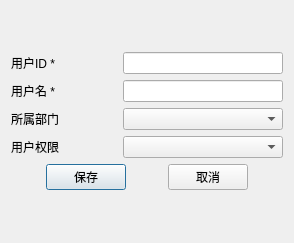
<?xml version="1.0" encoding="UTF-8"?>
<ui version="4.0">
 <class>UserInfoPop</class>
 <widget class="QDialog" name="UserInfoPop">
  <property name="geometry">
   <rect>
    <x>0</x>
    <y>0</y>
    <width>294</width>
    <height>243</height>
   </rect>
  </property>
  <property name="windowTitle">
   <string>Dialog</string>
  </property>
  <layout class="QVBoxLayout" name="verticalLayout_2">
   <item>
    <layout class="QVBoxLayout" name="verticalLayout" stretch="1,1,1,1,1">
     <item>
      <layout class="QHBoxLayout" name="horizontalLayout_2" stretch="2,3">
       <item>
        <widget class="QLabel" name="label">
         <property name="text">
          <string>用户ID *</string>
         </property>
        </widget>
       </item>
       <item>
        <widget class="QLineEdit" name="le_id"/>
       </item>
      </layout>
     </item>
     <item>
      <layout class="QHBoxLayout" name="horizontalLayout" stretch="2,3">
       <item>
        <widget class="QLabel" name="label_2">
         <property name="text">
          <string>用户名 *</string>
         </property>
        </widget>
       </item>
       <item>
        <widget class="QLineEdit" name="le_name"/>
       </item>
      </layout>
     </item>
     <item>
      <layout class="QHBoxLayout" name="horizontalLayout_4" stretch="2,3">
       <item>
        <widget class="QLabel" name="label_3">
         <property name="text">
          <string>所属部门</string>
         </property>
        </widget>
       </item>
       <item>
        <widget class="QComboBox" name="cm_dept"/>
       </item>
      </layout>
     </item>
     <item>
      <layout class="QHBoxLayout" name="horizontalLayout_7" stretch="2,3">
       <item>
        <widget class="QLabel" name="label_6">
         <property name="text">
          <string>用户权限</string>
         </property>
        </widget>
       </item>
       <item>
        <widget class="QComboBox" name="cm_kind"/>
       </item>
      </layout>
     </item>
     <item>
      <layout class="QHBoxLayout" name="horizontalLayout_3" stretch="1,1,1,1,1">
       <item>
        <spacer name="horizontalSpacer_3">
         <property name="orientation">
          <enum>Qt::Horizontal</enum>
         </property>
         <property name="sizeHint" stdset="0">
          <size>
           <width>40</width>
           <height>20</height>
          </size>
         </property>
        </spacer>
       </item>
       <item>
        <widget class="QPushButton" name="save_btn">
         <property name="text">
          <string>保存</string>
         </property>
        </widget>
       </item>
       <item>
        <spacer name="horizontalSpacer_2">
         <property name="orientation">
          <enum>Qt::Horizontal</enum>
         </property>
         <property name="sizeHint" stdset="0">
          <size>
           <width>40</width>
           <height>20</height>
          </size>
         </property>
        </spacer>
       </item>
       <item>
        <widget class="QPushButton" name="cancle_btn">
         <property name="text">
          <string>取消</string>
         </property>
        </widget>
       </item>
       <item>
        <spacer name="horizontalSpacer">
         <property name="orientation">
          <enum>Qt::Horizontal</enum>
         </property>
         <property name="sizeHint" stdset="0">
          <size>
           <width>40</width>
           <height>20</height>
          </size>
         </property>
        </spacer>
       </item>
      </layout>
     </item>
    </layout>
   </item>
  </layout>
 </widget>
 <resources/>
 <connections/>
</ui>
